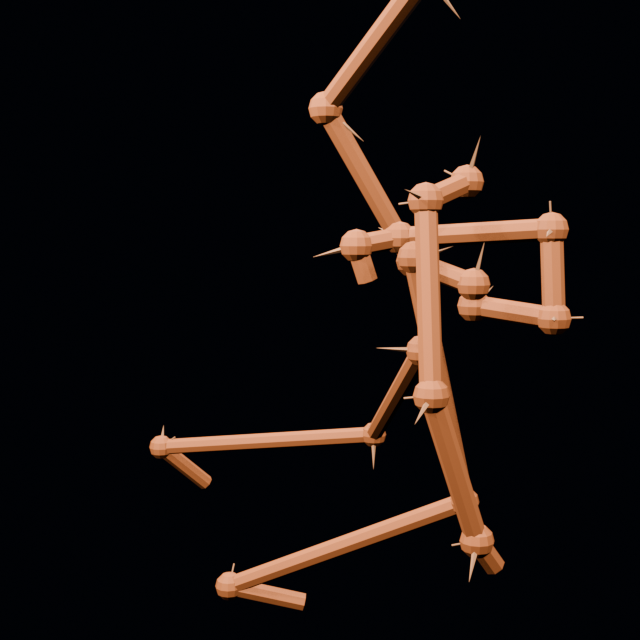
#> input picture docs/evidence/issue36-orientation-20260824/visual/frame18/current/front.png, 640 x 640 px, found by its file name; its folder holds 3 pictures in this run
$ python make_issue36_rest_basis_full_contact_sheet.py --input-root ../../docs/evidence/issue36-orientation-20260824/visual/frame18/current --output out.png
#> lines starting #> are read from the running program, lines starting #| are printed output that depends on the picture
"""Assemble the full corrected source-vs-target technical contact sheet."""

from __future__ import annotations

import argparse
from pathlib import Path

from PIL import Image, ImageDraw, ImageFont


DEFAULT_FRAMES = (1, 6, 12, 17, 18, 20, 22, 27, 33, 39, 45, 52, 60)
PANEL = 300
LABEL = 34


def parse_args():
    parser = argparse.ArgumentParser()
    parser.add_argument("--input-root", required=True, type=Path)
    parser.add_argument("--output", required=True, type=Path)
    parser.add_argument("--frames", nargs="*", type=int, default=DEFAULT_FRAMES)
    return parser.parse_args()


def fitted(path):
    image = Image.open(path).convert("RGB")
    image.thumbnail((PANEL, PANEL), Image.Resampling.LANCZOS)
    tile = Image.new("RGB", (PANEL, PANEL), (9, 13, 22))
    tile.paste(image, ((PANEL - image.width) // 2, (PANEL - image.height) // 2))
    return tile


def main():
    args = parse_args()
    frames = tuple(args.frames)
    columns = (("source", "front", "SOURCE FRONT"),
               ("coh", "front", "CORRECTED MALE FRONT"),
               ("source", "side", "SOURCE SIDE"),
               ("coh", "side", "CORRECTED MALE SIDE"))
    width = 120 + len(columns) * PANEL
    height = 70 + len(frames) * (PANEL + LABEL)
    sheet = Image.new("RGB", (width, height), (18, 22, 32))
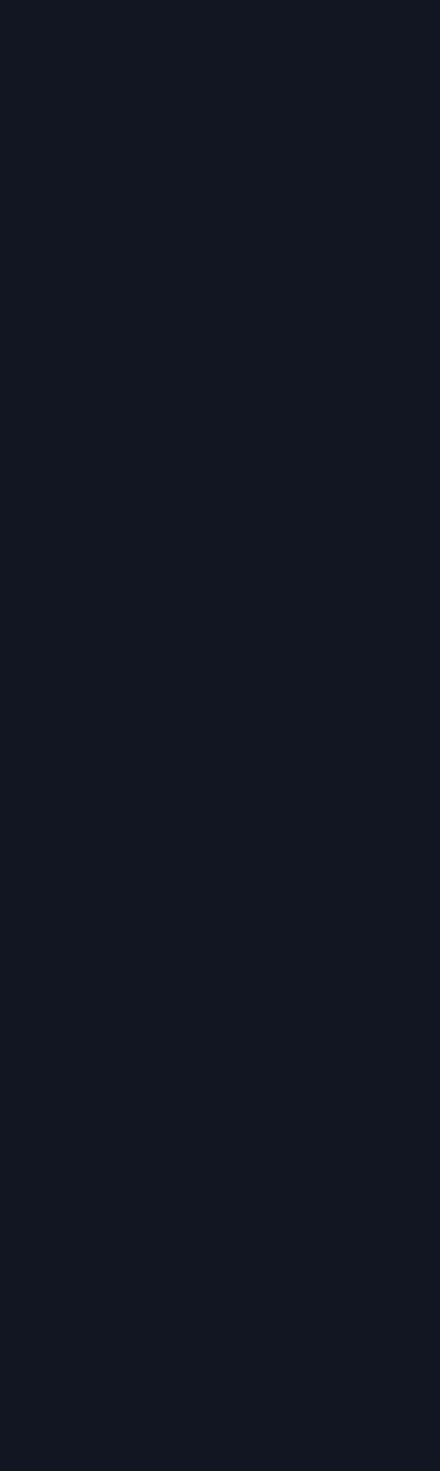
#> sheet: PIL image 1320x4412 RGB (shown at 1/3 size); mean R, G, B 18, 22, 32
    draw = ImageDraw.Draw(sheet)
    font = ImageFont.load_default()
    draw.text((18, 18), "Issue 36 corrected full rest-basis correspondence", fill=(245, 247, 250), font=font)
    for column, (_, _, title) in enumerate(columns):
        draw.text((120 + column * PANEL + 8, 46), title, fill=(252, 190, 76), font=font)
    for row, frame in enumerate(frames):
        y = 70 + row * (PANEL + LABEL)
        draw.text((18, y + PANEL // 2), f"f{frame:02d}", fill=(225, 230, 240), font=font)
        for column, (representation, view, _) in enumerate(columns):
            path = args.input_root / f"frame-{frame:02d}" / "visual" / representation / f"{view}.png"
            if not path.is_file():
                raise SystemExit(f"Missing correspondence render: {path}")
            tile = fitted(path)
#> in fitted, `tile = Image.new("RGB", (PANEL, PANEL), (9, 13, 22))`:
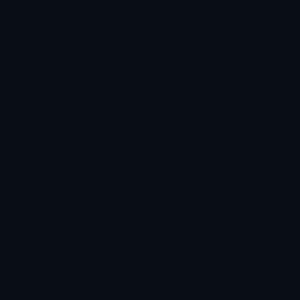
#> tile: PIL image 300x300 RGB; mean R, G, B 9, 13, 22
            x = 120 + column * PANEL
            sheet.paste(tile, (x, y))
            draw.rectangle((x, y, x + PANEL - 1, y + PANEL - 1), outline=(90, 104, 126), width=1)
        draw.text((120, y + PANEL + 8), "source and target are frame-locked; target uses CoH runtime-local FK", fill=(155, 168, 190), font=font)
    args.output.parent.mkdir(parents=True, exist_ok=True)
    sheet.save(args.output)
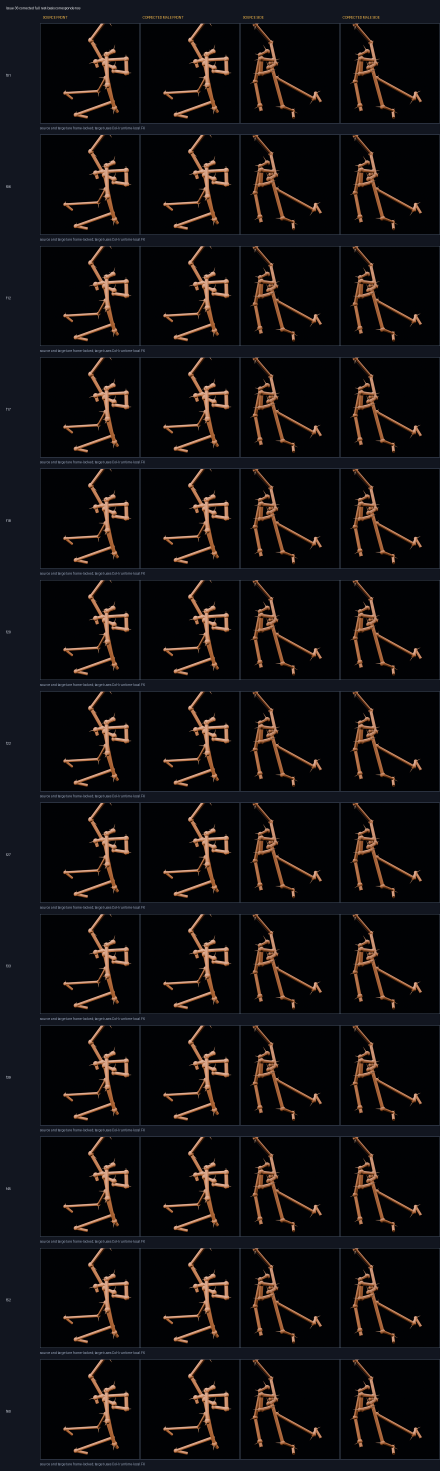
#> saved as out.png: PIL image 1320x4412 RGB (shown at 1/3 size); mean R, G, B 19.4, 16.4, 17.5
    print(f"ISSUE36_REST_BASIS_FULL_CONTACT_SHEET output={args.output} frames={','.join(map(str, frames))}")


if __name__ == "__main__":
    main()
